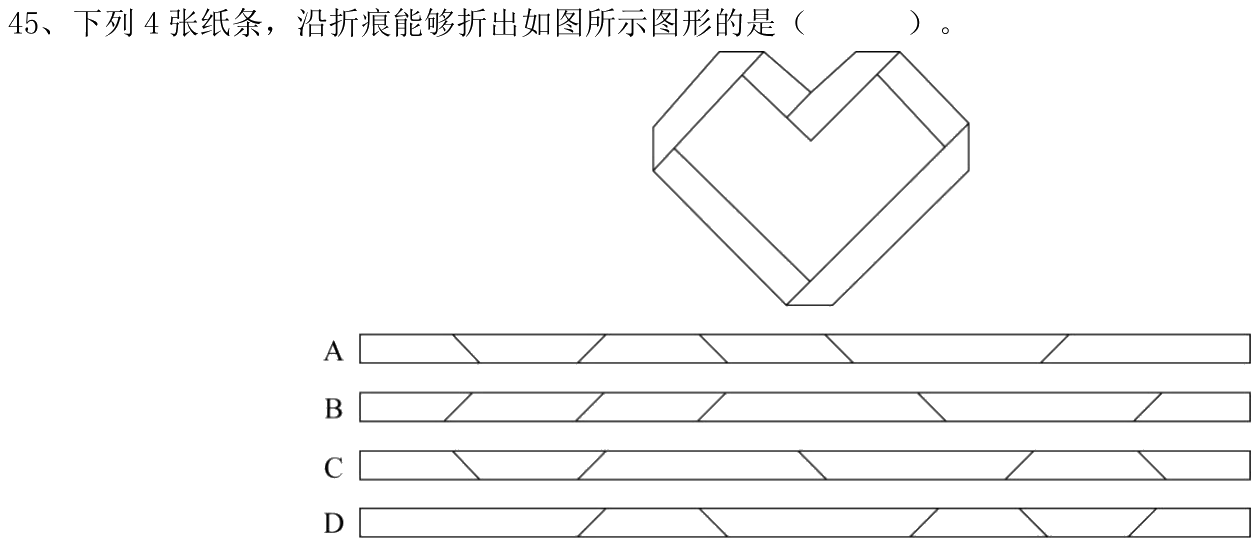
#> input picture 广东行测24天集训/Claude_资料判断言语/第2批/assets/PD2A/GD2020X-45.png, 1259 x 546 px, found by its file name
$ python strips.py
#> lines starting #> are read from the running program, lines starting #| are printed output that depends on the picture; after the words box and inside, x2 and y2 are one past the last pixel; in counts of white or black regions, pixels touching at a corner belong together
from PIL import Image
import numpy as np
im = np.array(Image.open('/home/user/work/build/pkg_r2/assets/PD2A/GD2020X-45.png').convert('L')).astype(int)
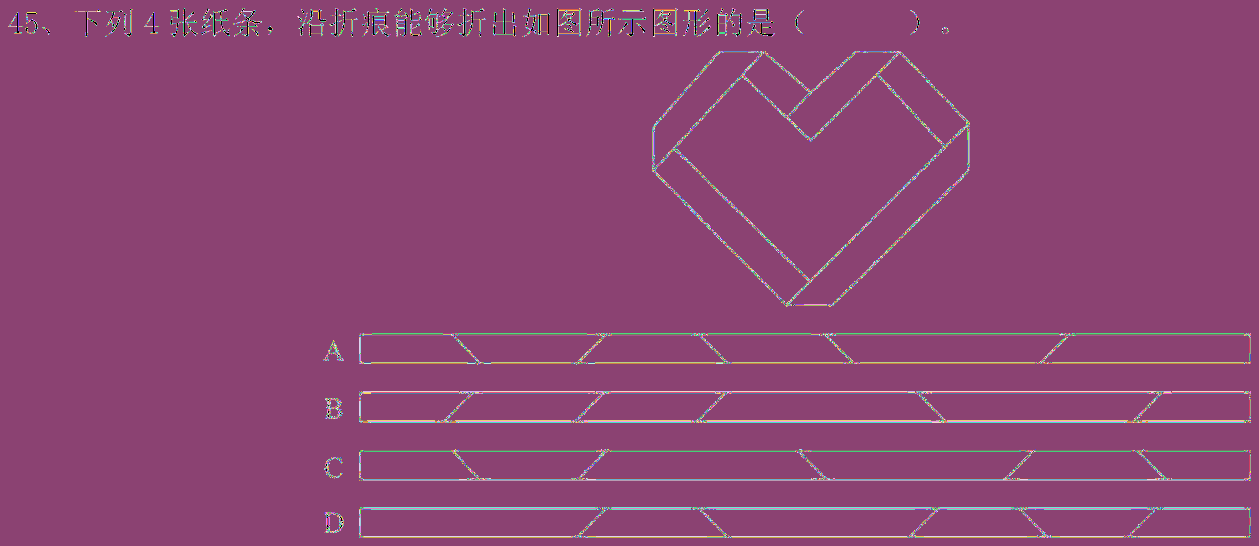
#> im: shape (546, 1259) int64; 214 distinct labels, from 0 to 255; one colour per label, 0 black
# find strip rows: look at x range 360..1250, rows where many dark pixels (horizontal edges)
H, W = im.shape
#> H = 546; W = 1259
dark = im < 128
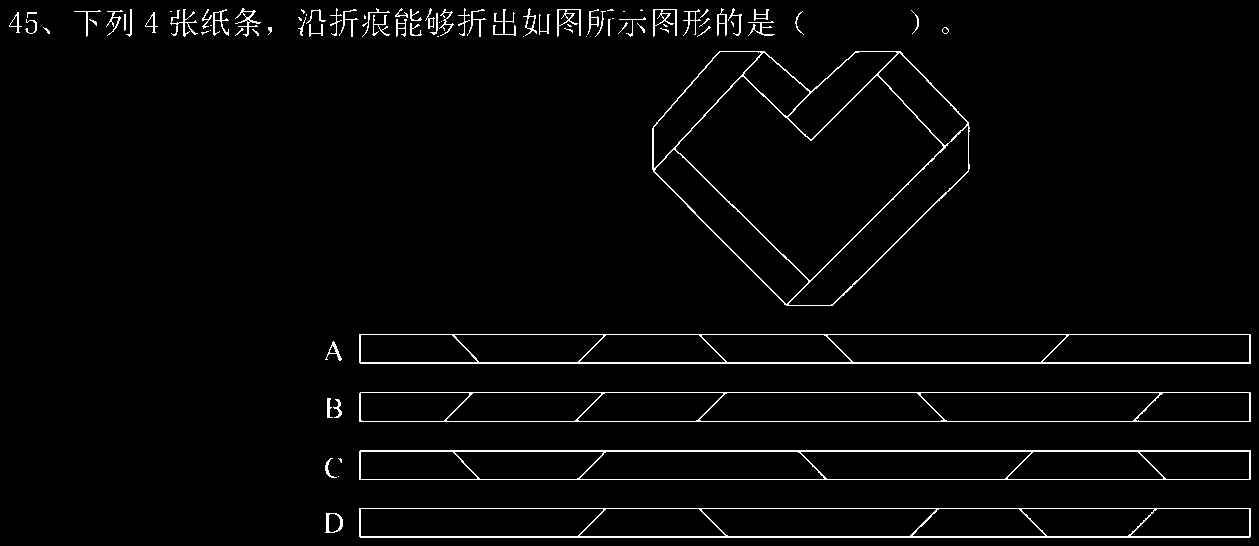
#> dark: shape (546, 1259) bool; 2.7% white in thin lines or dots
rows = [y for y in range(320, H) if dark[y, 360:1250].sum() > 600]
#> rows = [334, 362, 363, 392, 421, 450, 451, 479, 508, 536, 537]
print('edge rows', rows)
#| edge rows [334, 362, 363, 392, 421, 450, 451, 479, 508, 536, 537]

$ run again, with 广东行测24天集训/Claude_资料判断言语/第2批/assets/PD2A/GD2020Z-48.png copied over 广东行测24天集训/Claude_资料判断言语/第2批/assets/PD2A/GD2020X-45.png
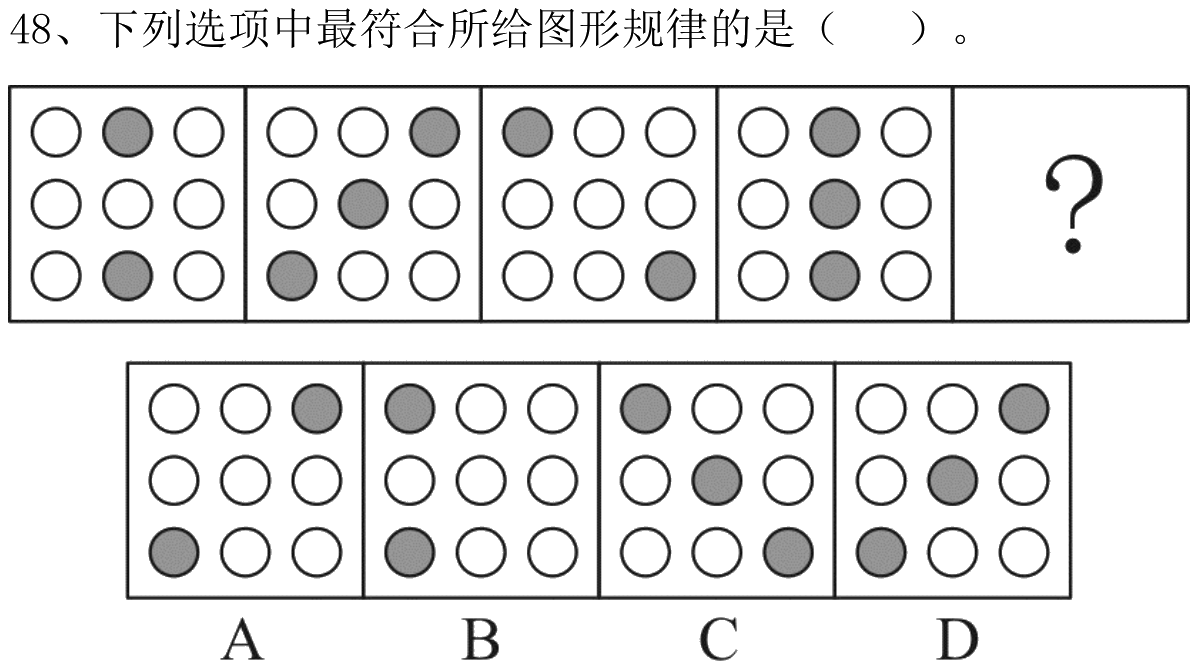
#> input picture 广东行测24天集训/Claude_资料判断言语/第2批/assets/PD2A/GD2020Z-48.png, 1198 x 669 px, found by its file name
#> `im = np.array(Image.open('/home/user/work/build/pkg_r2/assets/PD2A/GD2..`:
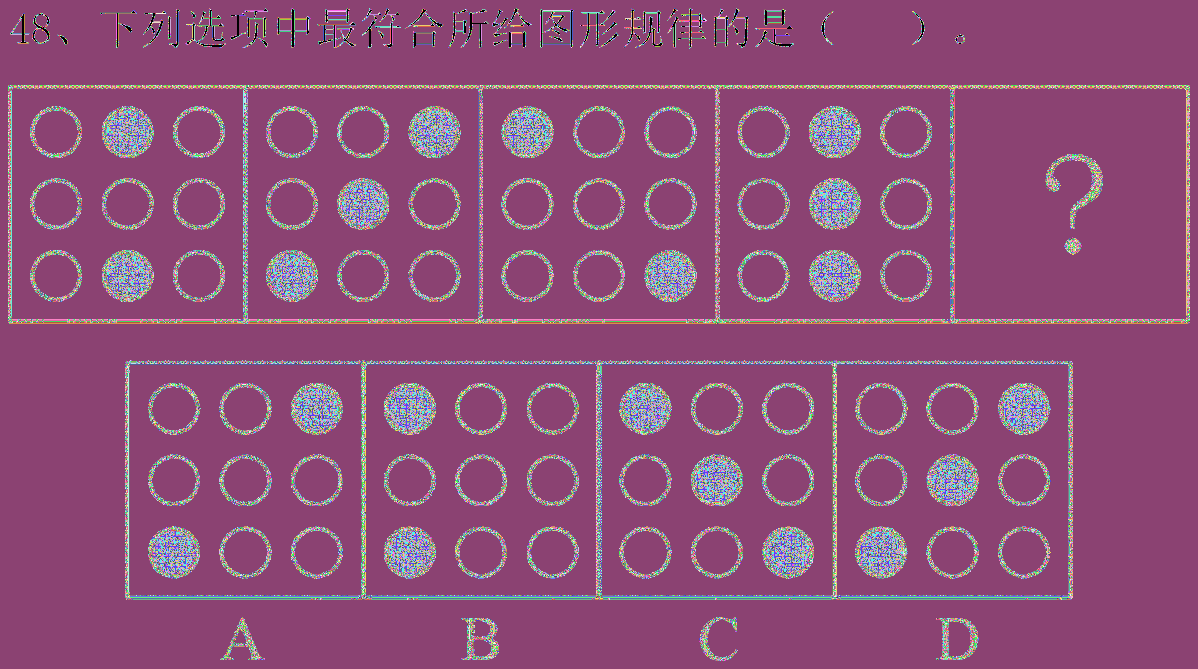
#> im: shape (669, 1198) int64; 214 distinct labels, from 0 to 255; one colour per label, 0 black
#> `dark = im < 128`:
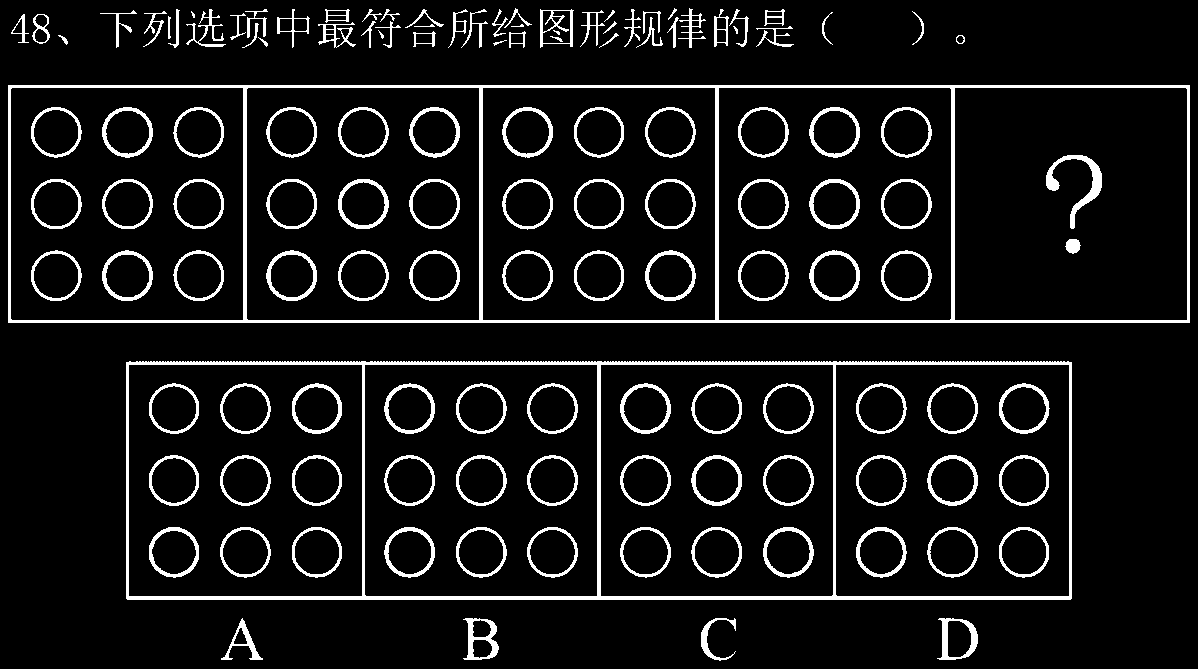
#> dark: shape (669, 1198) bool; 8.5% white; 132 white regions (5 under 20 px), largest, box (x1, y1, x2, y2) and area: (8, 85, 1190, 323) 12203, (126, 361, 1072, 600) 10924, (1046, 155, 1102, 229) 966
#> rows = [320, 321, 322, 362, 363, 364, 596, 597, 598, 599]
#| edge rows [320, 321, 322, 362, 363, 364, 596, 597, 598, 599]

$ run again, with 广东行测24天集训/Claude_资料判断言语/第2批/assets/PD2A/GK2019D-79.png copied over 广东行测24天集训/Claude_资料判断言语/第2批/assets/PD2A/GD2020X-45.png
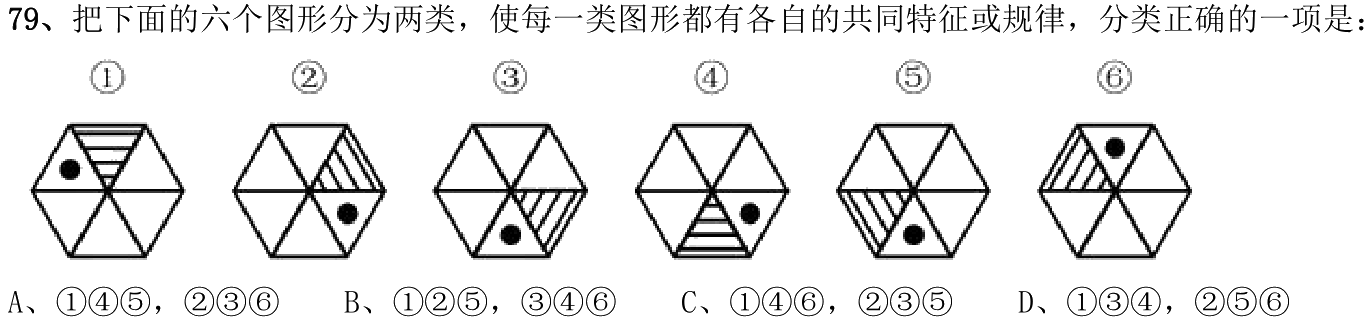
#> input picture 广东行测24天集训/Claude_资料判断言语/第2批/assets/PD2A/GK2019D-79.png, 1372 x 325 px, found by its file name
#> `im = np.array(Image.open('/home/user/work/build/pkg_r2/assets/PD2A/GD2..`:
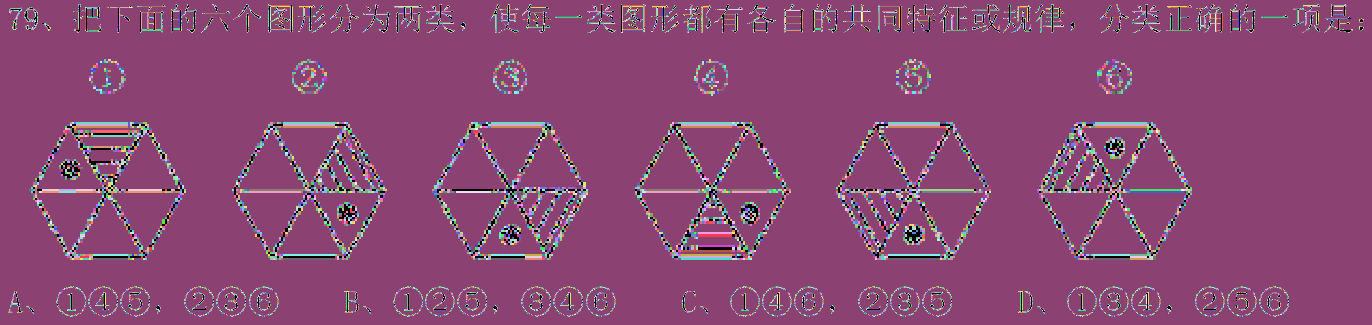
#> im: shape (325, 1372) int64; 214 distinct labels, from 0 to 255; one colour per label, 0 black
#> `dark = im < 128`:
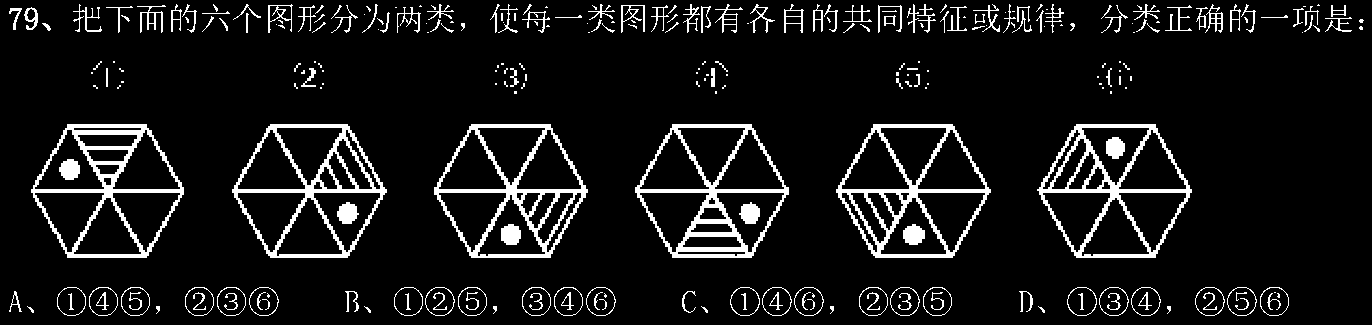
#> dark: shape (325, 1372) bool; 8.6% white; 277 white regions (116 under 20 px), largest, box (x1, y1, x2, y2) and area: (635, 124, 789, 258) 4188, (31, 124, 184, 258) 4118, (434, 124, 588, 258) 4032
#> rows = []
#| edge rows []

$ run again, with 广东行测24天集训/Claude_资料判断言语/第2批/assets/PD2A/GK2021D-71.png copied over 广东行测24天集训/Claude_资料判断言语/第2批/assets/PD2A/GD2020X-45.png
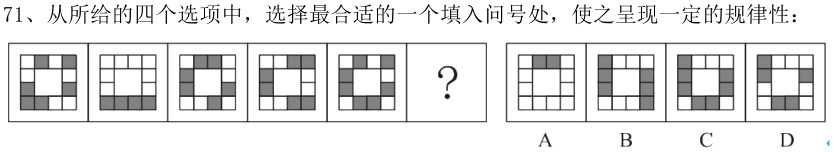
#> input picture 广东行测24天集训/Claude_资料判断言语/第2批/assets/PD2A/GK2021D-71.png, 1667 x 303 px, found by its file name (shown at 1/2 size)
#> `im = np.array(Image.open('/home/user/work/build/pkg_r2/assets/PD2A/GD2..`:
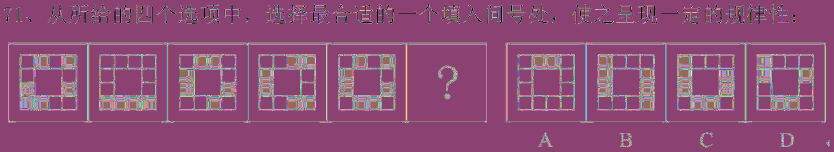
#> im: shape (303, 1667) int64 (shown at 1/2 size); 214 distinct labels, from 0 to 255; one colour per label, 0 black
#> `dark = im < 128`:
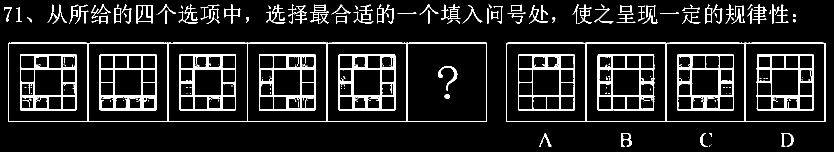
#> dark: shape (303, 1667) bool (shown at 1/2 size); 9.7% white; 247 white regions (142 under 20 px), largest, box (x1, y1, x2, y2) and area: (16, 85, 973, 244) 5508, (1012, 85, 1651, 244) 3618, (677, 109, 791, 221) 3374
#> rows = []
#| edge rows []
